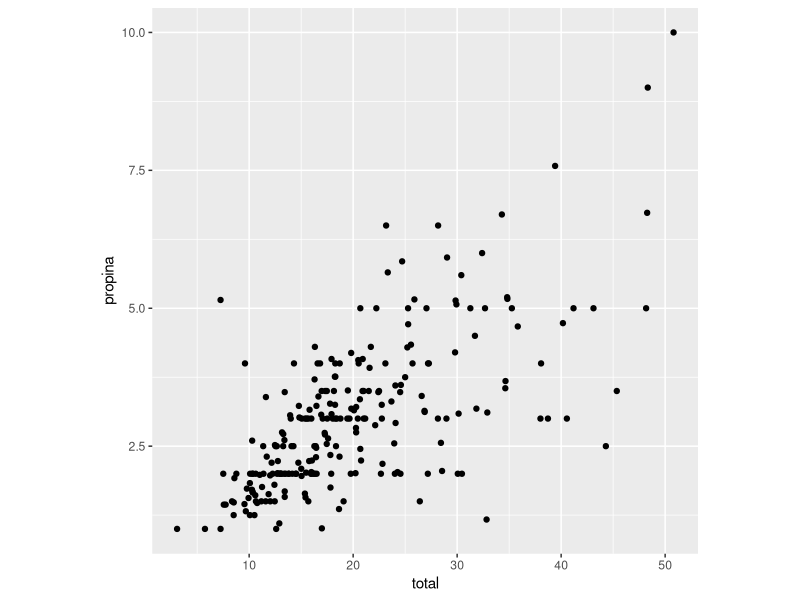
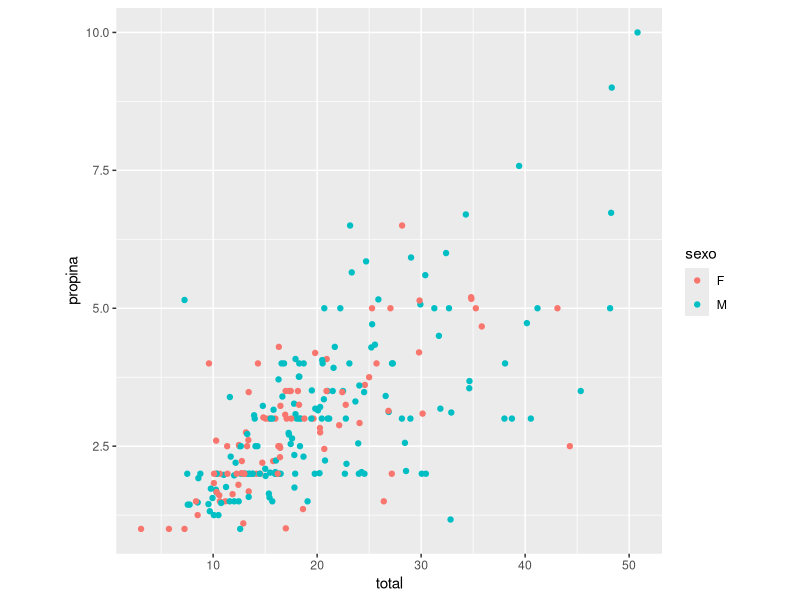
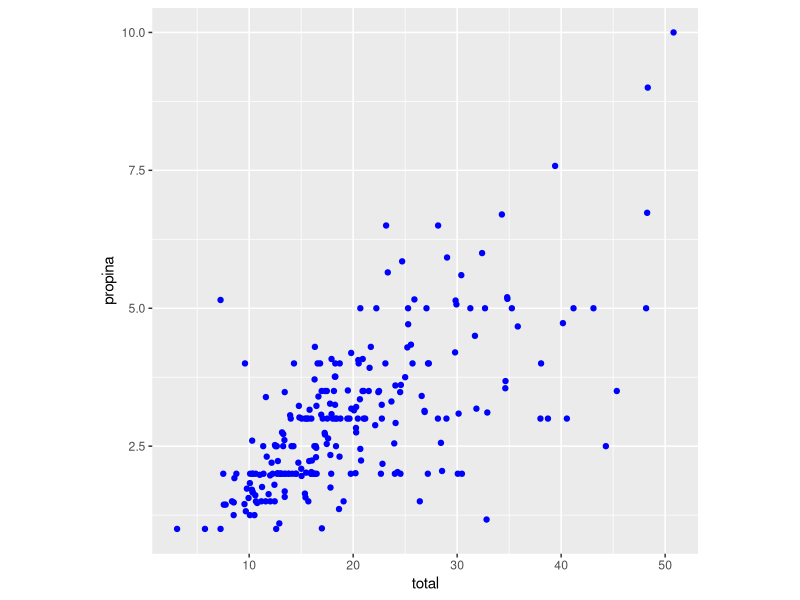
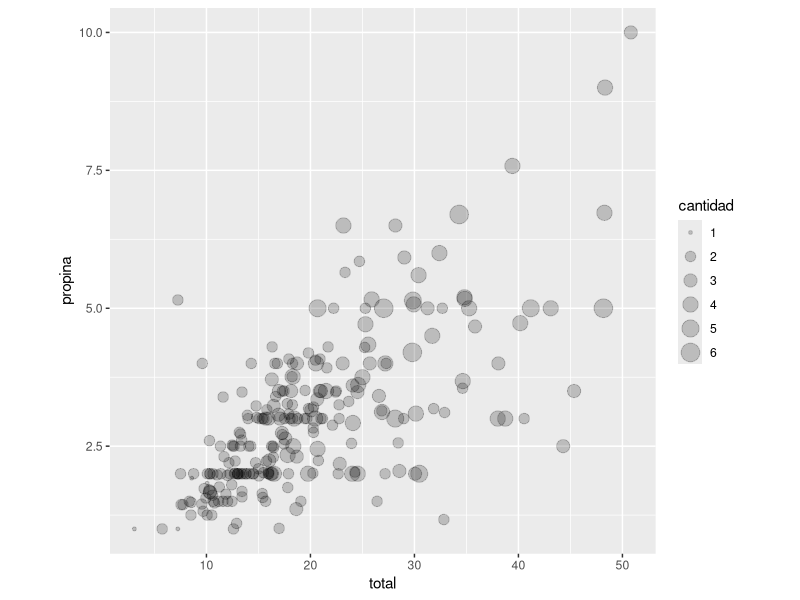
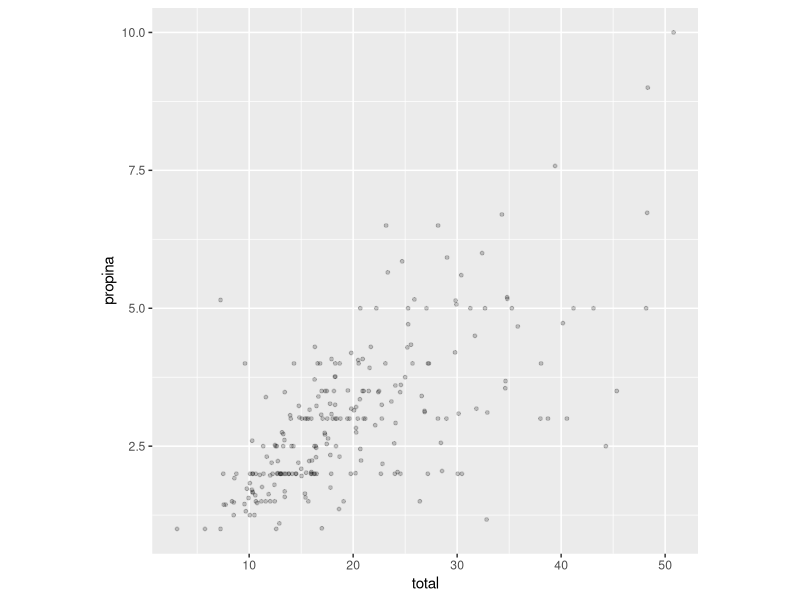
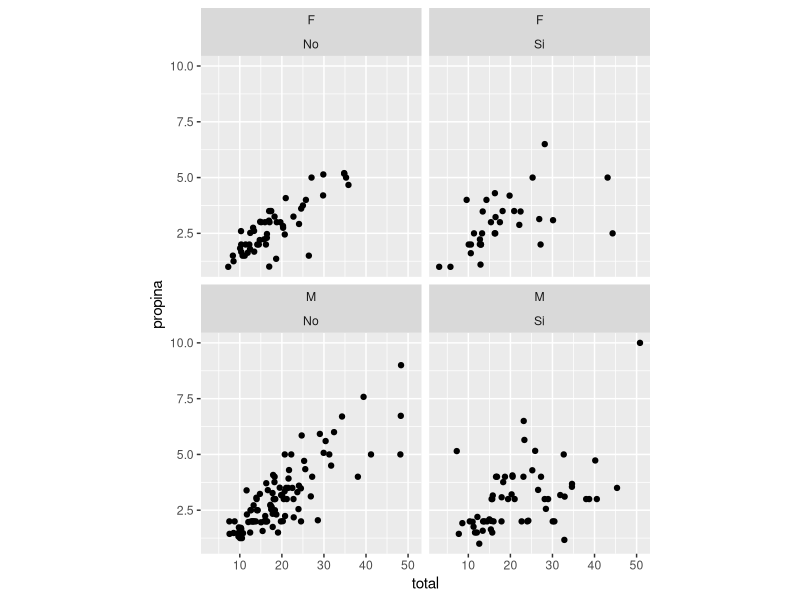
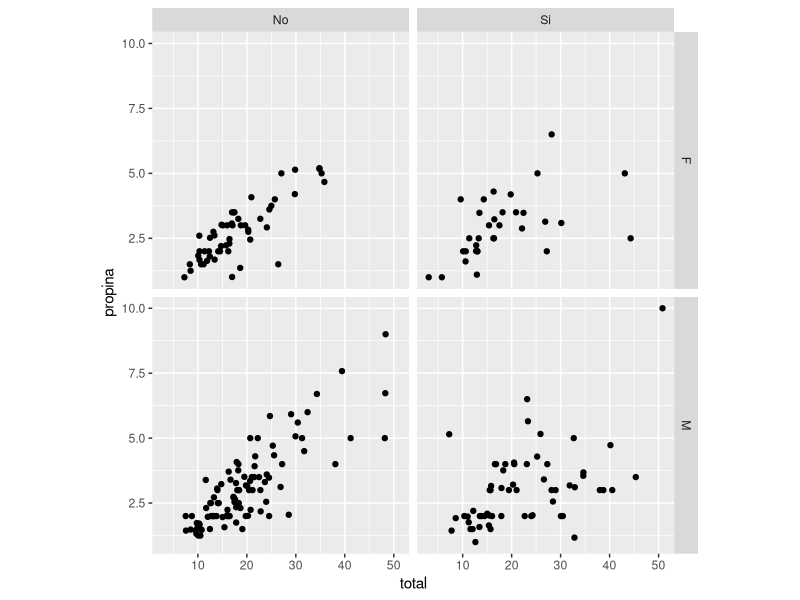
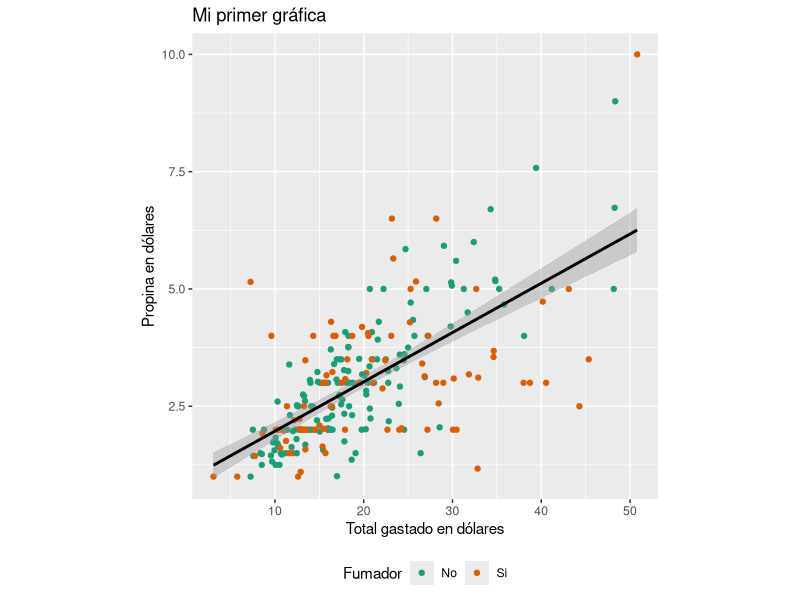

The R source for these figures, in order:
# ej de ggplot2
library(tidyverse)

propinas <- read.csv("tidyverse-ggplot2/propina.csv")
head(propinas)

ggplot(data=propinas, aes(x=total, y=propina)) +  
  geom_point() + theme(aspect.ratio=1)

ggplot(data=propinas, aes(x=total, y=propina, color=sexo)) +  
  geom_point() + theme(aspect.ratio=1)

ggplot(data=propinas, aes(x=total, y=propina)) +  
  geom_point(color="blue") + theme(aspect.ratio=1)

ggplot(data=propinas, aes(x=total, y=propina, size=cantidad)) +  
  geom_point(alpha=1/5) + theme(aspect.ratio=1)

ggplot(data=propinas, aes(x=total, y=propina)) +  
  geom_point(size=1, alpha=1/5) + theme(aspect.ratio=1)

ggplot(data = propinas, aes(x = total, y = propina)) +
  geom_point() + theme(aspect.ratio = 1) +
  facet_wrap(sexo ~fuma)
ggplot(data = propinas, aes(x = total, y = propina)) +
  geom_point() + theme(aspect.ratio = 1) +
  facet_grid(sexo ~fuma)

# tarea
ggplot(data = propinas, aes(x = total, y = propina)) +
  geom_point(aes(color=fuma)) + 
  geom_smooth(data=propinas, method = "lm", color="black") +
  theme(aspect.ratio = 1) +
  labs(title="Mi primer gráfica", x="Total gastado en dólares", y="Propina en dólares", color="Fumador") +
  theme(legend.position = "bottom" ) +
  scale_color_brewer(palette = "Dark2")

ggplot(data = propinas, aes(x = fct_infreq(dia), fill=sexo)) +
  geom_bar() + coord_flip(expand = FALSE )
